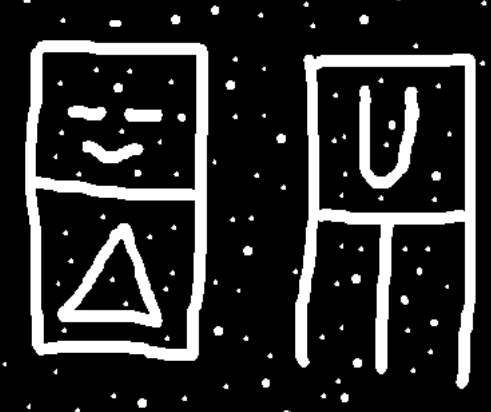
//> input picture data/connect_test.png, 491 x 412 px
$ ./connectedComponents_test ../data/connect_test.png   (built with g++ and OpenCV 4)
//> lines starting //> are read from the running program, lines starting //| are printed output that depends on the picture; after the words box and inside, x2 and y2 are one past the last pixel; in counts of white or black regions, pixels touching at a corner belong together
//./connectedComponents ../data/connect_test.png
#include <algorithm>
#include <iostream>
#include <opencv2/opencv.hpp>

using namespace std;
int main(int argc, char *argv[])
{
    cv::Mat src_img, img_bool, labels, stats, centroids, img_color, img_gray;

    if ((src_img = cv::imread(argv[1], cv::IMREAD_GRAYSCALE)).empty())
    {
        cout << "load image error！";
        return -1;
    }

    cv::threshold(src_img, img_bool, 0, 255, cv::THRESH_OTSU);
    //连通域计算
    int nccomps = cv::connectedComponentsWithStats(
        img_bool, //二值图像
        labels,   //和原图一样大的标记图
        stats,    //nccomps×5的矩阵 表示每个连通区域的外接矩形和面积（pixel）
        centroids //nccomps×2的矩阵 表示每个连通区域的质心
    );

    //显示原图统计结果
    char title[1024];
    sprintf(title, "原图中连通区域数：%d\n", nccomps);
    cv::String num_connect(title);
    cv::imshow(num_connect, img_bool);
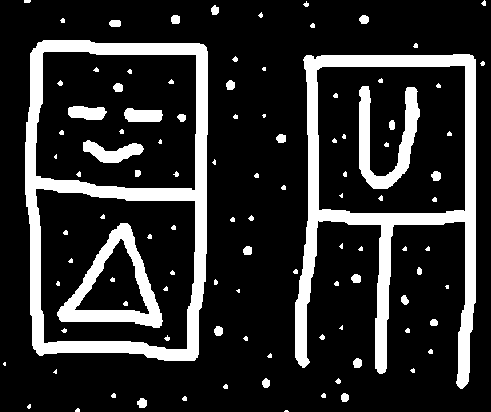
//> window '原图中连通区域数：105\n': 412 rows x 491 cols, CV_8UC1; 17.6% white; 104 white regions (45 under 20 px), largest, box (x1, y1, x2, y2) and area: (25, 40, 208, 361) 12884, (295, 54, 476, 389) 12601, (57, 223, 163, 328) 3383

    //去除过小区域，初始化颜色表
    vector<cv::Vec3b> colors(nccomps);
    colors[0] = cv::Vec3b(0, 0, 0); // background pixels remain black.
    for (int i = 1; i < nccomps; i++)
    {
        colors[i] = cv::Vec3b(rand() % 256, rand() % 256, rand() % 256);
        //去除面积小于100的连通域
        if (stats.at<int>(i, cv::CC_STAT_AREA) < 100)
            colors[i] = cv::Vec3b(0, 0, 0); // small regions are painted with black too.
    }
    //按照label值，对不同的连通域进行着色
    img_color = cv::Mat::zeros(src_img.size(), CV_8UC3);
    for (int y = 0; y < img_color.rows; y++)
        for (int x = 0; x < img_color.cols; x++)
        {
            int label = labels.at<int>(y, x);
            CV_Assert(0 <= label && label <= nccomps);
            img_color.at<cv::Vec3b>(y, x) = colors[label];
        }

    //统计降噪后的连通区域
    cv::cvtColor(img_color, img_gray, cv::COLOR_BGR2GRAY);
    cv::threshold(img_gray, img_gray, 1, 255, cv::THRESH_BINARY);
    nccomps = cv::connectedComponentsWithStats(img_gray, labels, stats, centroids);
    sprintf(title, "过滤小目标后的连通区域数量：%d\n", nccomps);
    num_connect = title;
    cv::imshow(num_connect, img_color);
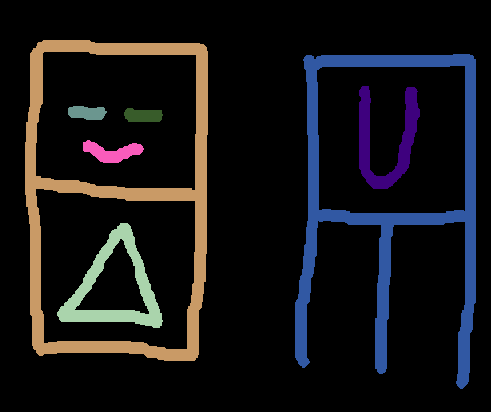
//> window '过滤小目标后的连通区域数量：8\n': 412 rows x 491 cols, CV_8UC3; mean B, G, R 22.2, 19.7, 20.7
    cv::imshow("Labeled map", img_color);
    cv::waitKey();
    return 0;
}

$ run again, with data/1311867173.521797.png copied over data/connect_test.png
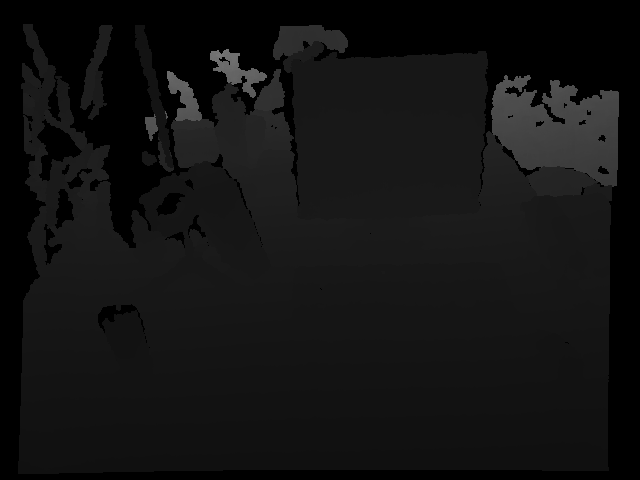
//> input picture data/1311867173.521797.png, 640 x 480 px
//> `cv::imshow(num_connect, img_bool);`:
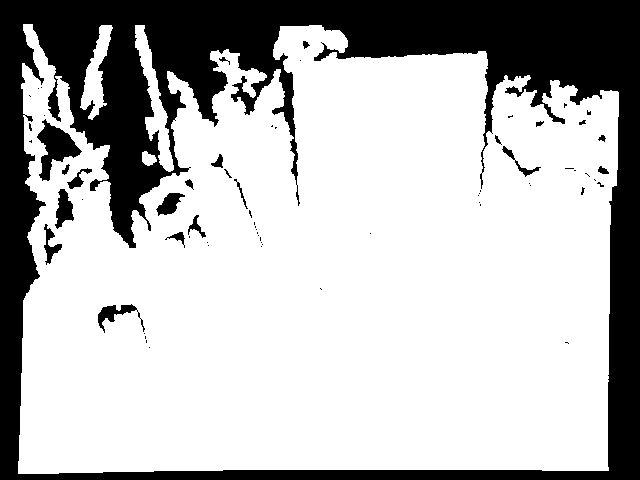
//> window '原图中连通区域数：5\n': 480 rows x 640 cols, CV_8UC1; 72.2% white; 68 black regions (46 under 20 px), largest, box (x1, y1, x2, y2) and area: (0, 0, 640, 480) 81539, (37, 119, 82, 181) 1205, (55, 189, 74, 229) 439
//> `cv::imshow(num_connect, img_color);`:
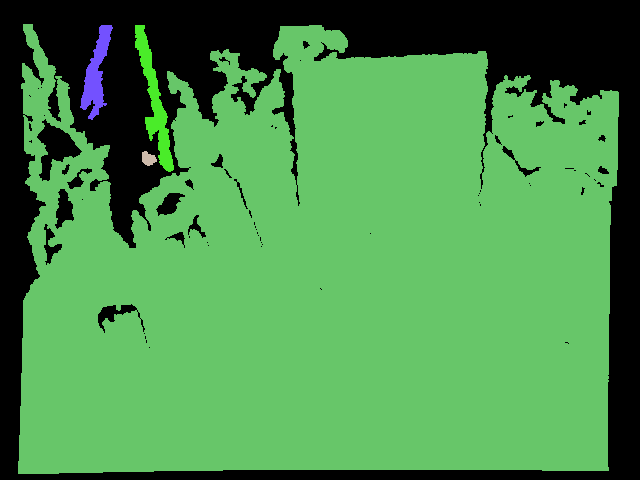
//> window '过滤小目标后的连通区域数量：5\n': 480 rows x 640 cols, CV_8UC3; mean B, G, R 76.1, 142.6, 74.3
